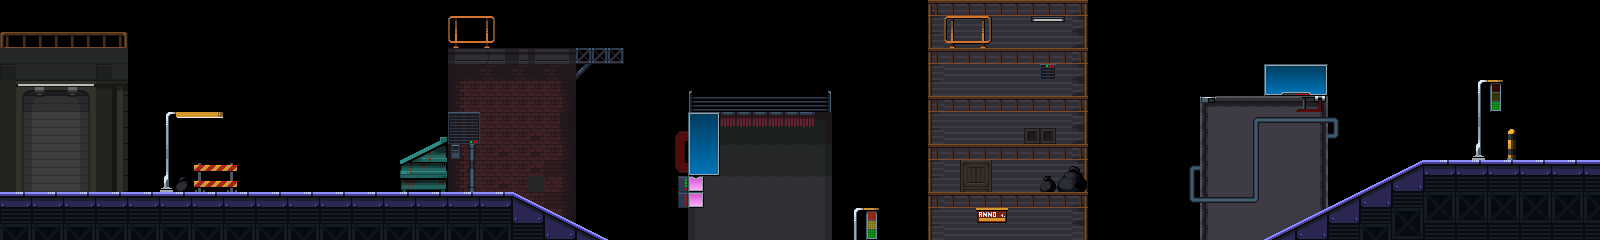

Tiled map render using the project's own tile images. Description and the map definition, with tile-layer contents summarised, below:
An orthogonal 100x15 tile map with 16x16 px tiles, 3 tile layers (Backround tiles, Active tiles, Backround tiles second), 3 tilesets and 27 objects (wall, players, enemies).

<map version="1.10" tiledversion="1.12.1" orientation="orthogonal" renderorder="right-down" width="100" height="15" tilewidth="16" tileheight="16" infinite="0" nextlayerid="9" nextobjectid="63">
 <tileset firstgid="1" name="Tiles" tilewidth="16" tileheight="16" tilecount="54" columns="6">
  <image source="Tiles.png" width="96" height="144" />
 </tileset>
 <tileset firstgid="55" name="Buildings" tilewidth="16" tileheight="16" tilecount="375" columns="25">
  <image source="Buildings.png" width="400" height="240" />
 </tileset>
 <tileset firstgid="430" name="Props01" tilewidth="16" tileheight="16" tilecount="112" columns="8">
  <image source="Props01.png" width="128" height="224" />
 </tileset>
 <objectgroup id="3" name="collisions">
  <object id="23" x="0" y="192" width="512" />
  <object id="25" x="512" y="192">
   <polygon points="0,0 96,48 16,32" />
  </object>
  <object id="29" x="608" y="240" width="656" />
  <object id="30" x="1200" y="96" width="128" />
  <object id="31" x="1424" y="160" width="176" />
  <object id="32" x="1488" y="80" width="16" />
  <object id="33" x="1264" y="64" width="64" />
  <object id="34" x="1256.33" y="117.333" width="79" />
  <object id="35" x="1194.33" y="197" width="58.6667" />
  <object id="36" x="1191.33" y="165.333" width="9" />
  <object id="37" x="928" y="192" width="160" />
  <object id="38" x="928" y="144" width="160" />
  <object id="39" x="928" y="96" width="160" />
  <object id="40" x="928" y="48" width="160" />
  <object id="41" x="688" y="112" width="144" />
  <object id="42" x="448" y="48" width="176" />
  <object id="43" x="448" y="112" width="32" />
  <object id="44" x="0" y="48" width="128" />
  <object id="45" x="176" y="112" width="48" />
  <object id="46" x="864" y="208" width="16" />
  <object id="47" x="1264" y="240">
   <polygon points="0,0 160,-80 96,-16" />
  </object>
  <object id="49" x="0" y="0" height="240" />
  <object id="51" x="1600" y="0" height="240" />
  <object id="52" x="0" y="240" width="1600" />
  <object id="63" name="wall" x="0" y="0" width="1600" />
 </objectgroup>
 <objectgroup id="7" name="spawns">
  <object id="53" name="players" x="64" y="160" width="16" height="16" />
  <object id="54" name="enemies" x="1552" y="128" width="16" height="16" />
 </objectgroup>
 <layer id="4" name="Backround tiles" width="100" height="15">
  <data>[1500 cells, 241 non-empty, 40 distinct tile ids]</data>
 </layer>
 <layer id="1" name="Active tiles" width="100" height="15">
  <data>[1500 cells, 384 non-empty, 38 distinct tile ids]</data>
 </layer>
 <layer id="5" name="Backround tiles second" width="100" height="15">
  <data>[1500 cells, 210 non-empty, 119 distinct tile ids]</data>
 </layer>
</map>
